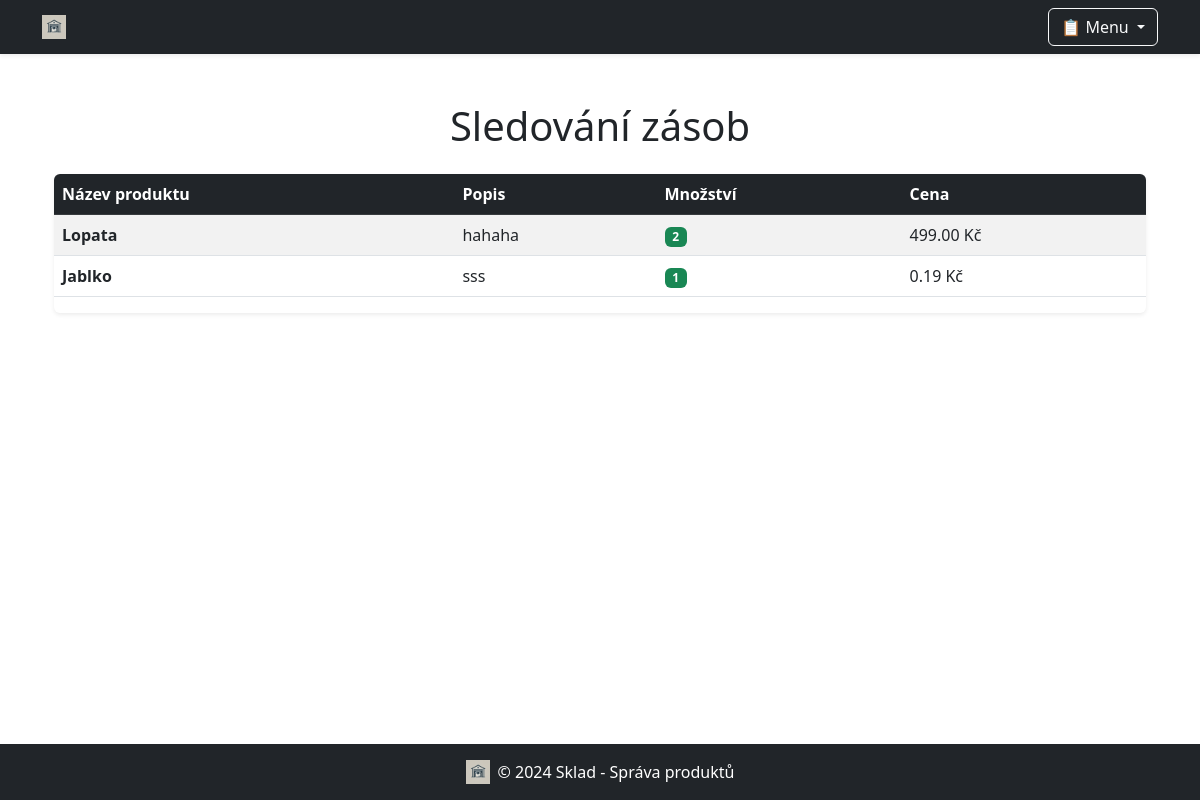
Before: /sledovani_zasob/ with the older database file.
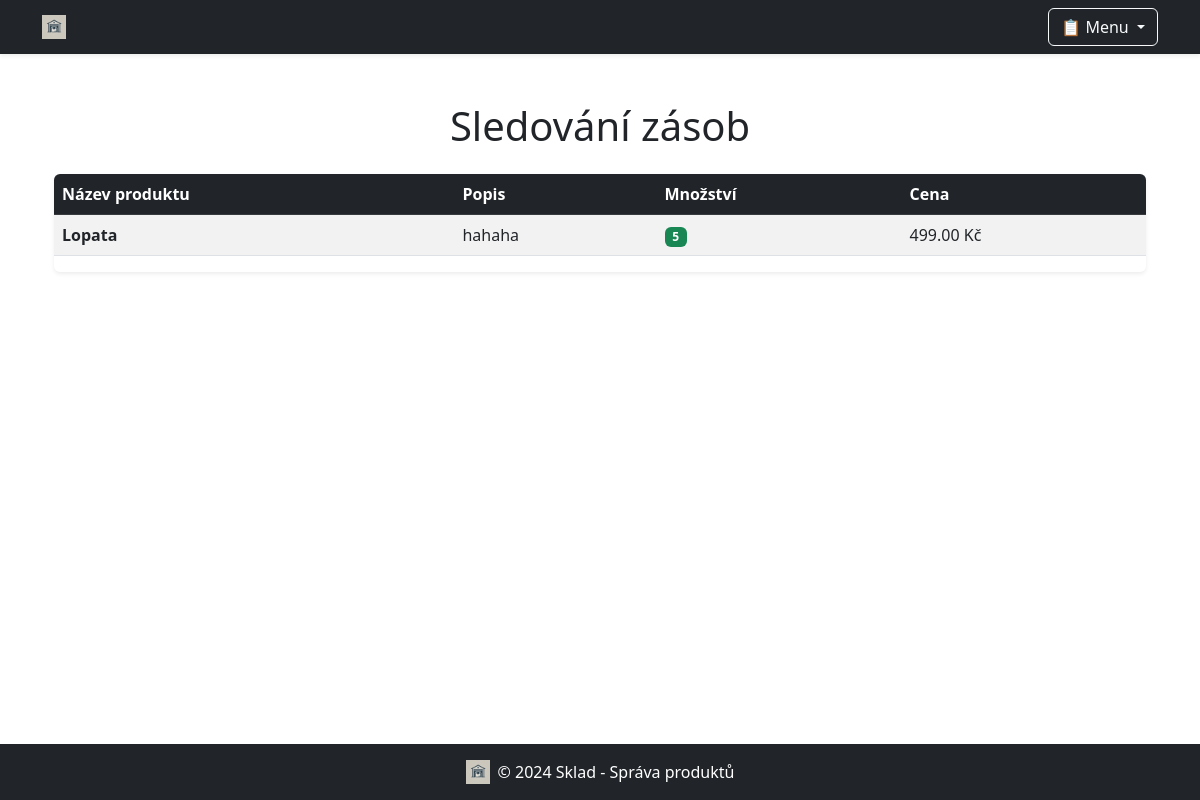
After: the same page with the newer database file.
### sklad/models.py (models this page shows, shortened)
class Produkt(models.Model):
    nazev = models.CharField(max_length=200)
    popis = models.TextField(blank=True)
    cena = models.DecimalField(max_digits=10, decimal_places=2)
    mnozstvi = models.PositiveIntegerField()
    min_zasoba = models.PositiveIntegerField(default=0)
    uzivatel = models.ForeignKey(User, on_delete=models.SET_NULL, null=True, blank=True)  # Cizí klíč na uživatele
    obrazek = models.ImageField(upload_to='produkty_obrazky/', blank=True, null=True)  # Pole pro obrázky

### sklad/views.py (the view)
# urls.py: path('sledovani_zasob/', views.sledovani_zasob, name='sledovani_zasob'),
def sledovani_zasob(request):
    produkty = Produkt.objects.all()
    produkty_nedostatek = produkty.filter(mnozstvi=0)
    return render(request, 'sklad/sledovani_zasob.html', {
        'produkty': produkty,
        'produkty_nedostatek': produkty_nedostatek,
    })

### sklad/templates/sklad/sledovani_zasob.html (shortened to what this page needs)
{% extends 'sklad/base.html' %}
{% block content %}
<div class="container mt-4">
    <h1 class="text-center mb-4">Sledování zásob</h1>
    <div class="table-responsive shadow-sm rounded mt-3">
        <table class="table table-striped table-hover align-middle">
            <thead class="table-dark">
                <tr>
                    <th>Název produktu</th>
                    <th>Popis</th>
                    <th>Množství</th>
                    <th>Cena</th>
                </tr>
            </thead>
            <tbody>
                {% for produkt in produkty %}
                <tr>
                    <td><strong>{{ produkt.nazev }}</strong></td>
                    <td>{{ produkt.popis }}</td>
                    <td>
                        {% if produkt.mnozstvi > 0 %}
                        <span class="badge bg-success">{{ produkt.mnozstvi }}</span>
                        {% else %}
                        <span class="badge bg-danger">0</span>
                        {% endif %}
                    </td>
                    <td>{{ produkt.cena }} Kč</td>
                </tr>
                {% endfor %}
            </tbody>
        </table>
    </div>
</div>
{% endblock %}

Changed rows visible on the page:
removed Produkt: nazev "Jablko", popis "sss", mnozstvi "1", cena "0.19"
changed Produkt "Lopata": mnozstvi "2" → "5"
